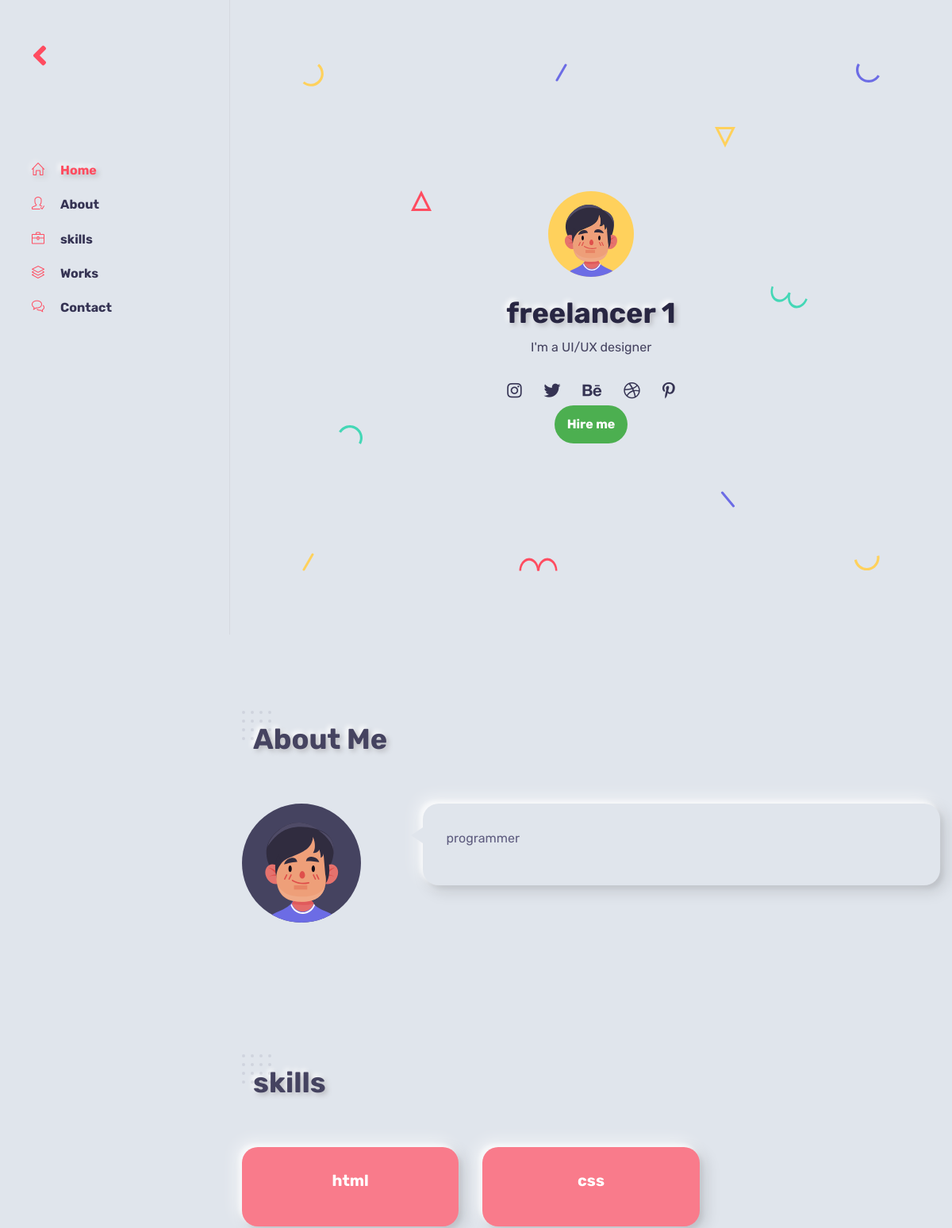
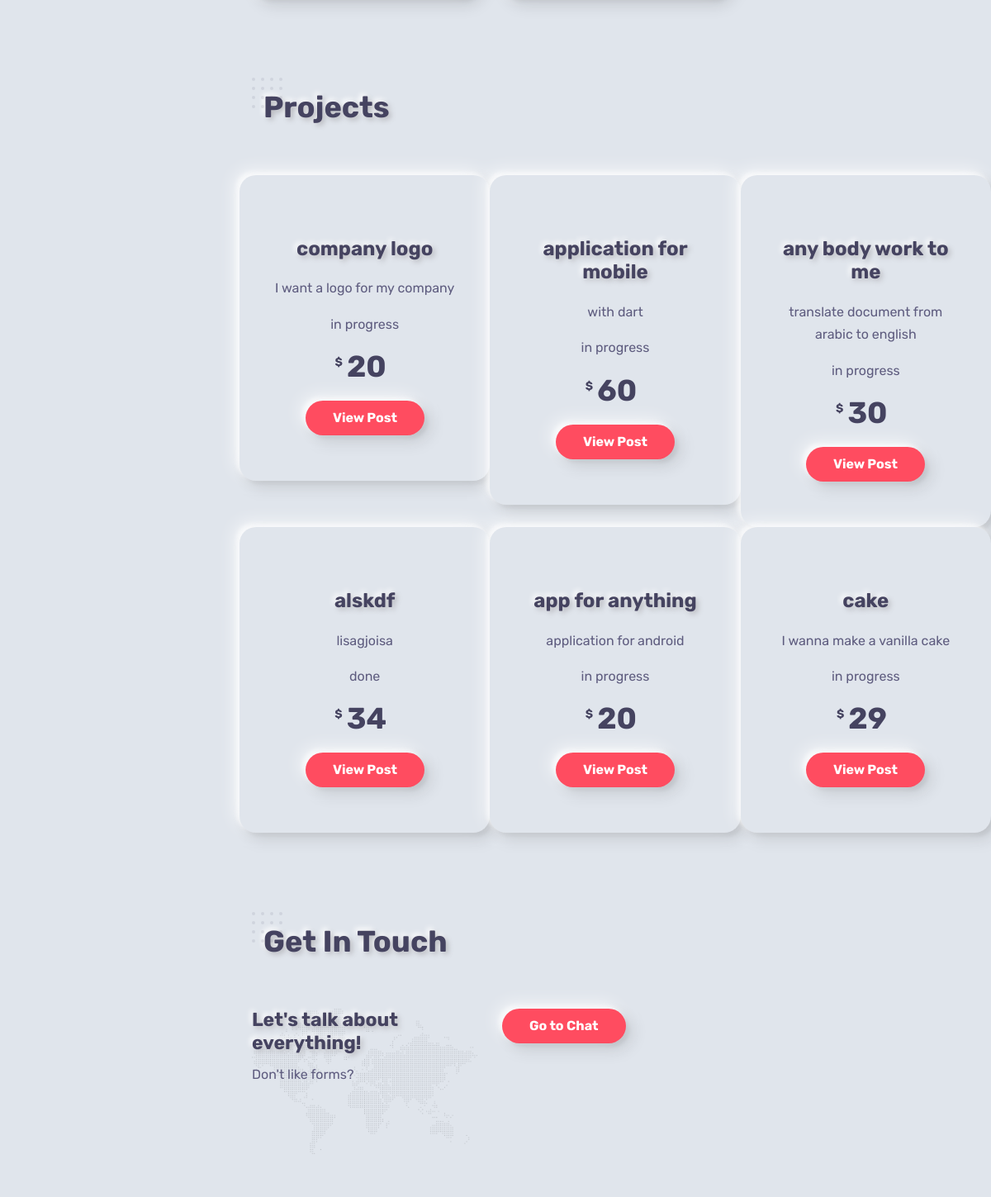
The page /profile.php?id=3 (signed in) on the database its author committed (2 pictures, top to bottom).
### tables this page shows
CREATE TABLE `user` (
  `id` int(11) NOT NULL,
  `first_name` varchar(255) NOT NULL,
  `last_name` varchar(255) DEFAULT NULL,
  `id_number` int(11) DEFAULT NULL,
  `email` varchar(255) NOT NULL,
  `username` varchar(255) NOT NULL,
  `password` varchar(255) NOT NULL,
  `phone_number` int(11) NOT NULL,
  `skills` varchar(255) DEFAULT NULL,
  `language` varchar(255) DEFAULT NULL,
  `bio` varchar(255) DEFAULT NULL,
  `hourly_rate` int(11) DEFAULT NULL,
  `wallet` int(11) DEFAULT NULL,
  `location` varchar(255) DEFAULT NULL,
  `category` varchar(255) DEFAULT NULL,
  `join_date` datetime NOT NULL,
  `group_id` int(11) NOT NULL
);

CREATE TABLE `post` (
  `id` int(11) NOT NULL,
  `client_id` int(11) NOT NULL,
  `freelancer_id` int(11) DEFAULT NULL,
  `company_id` int(11) DEFAULT NULL,
  `title` varchar(255) NOT NULL,
  `description` text NOT NULL,
  `cost` int(11) NOT NULL,
  `category` varchar(255) NOT NULL,
  `status` varchar(255) NOT NULL,
  `paid_status` tinyint(1) NOT NULL DEFAULT 0,
  `start_date` datetime NOT NULL,
  `skills` varchar(255) NOT NULL
);

### profile.php (the view, shortened to what this page needs)
<?php
require('connect.php');
$stmt = $pdo->prepare('SELECT * FROM user WHERE id = ?');
$stmt->execute([$_COOKIE['userProfile']]);
$user = $stmt->fetch();
if($user['group_id'] == 1)
{
    $client = false;
    $stmt = $pdo->prepare('SELECT id, title, description, status, cost FROM post WHERE freelancer_id = ?');
    $stmt->execute([$_COOKIE['userProfile']]);
    $projects = $stmt->fetchAll();
}
$skillsArr = explode(", ", $user['skills']);
?>
<!DOCTYPE html>
<html lang="en-US">
<head>
    <link rel="stylesheet" href="Portfolio/css/bootstrap.min.css" type="text/css" media="all">
    <link rel="stylesheet" href="Portfolio/css/all.min.css" type="text/css" media="all">
    <link rel="stylesheet" href="Portfolio/css/simple-line-icons.css" type="text/css" media="all">
    <link rel="stylesheet" href="Portfolio/css/slick.css" type="text/css" media="all">
    <link rel="stylesheet" href="Portfolio/css/animate.css" type="text/css" media="all">
    <link rel="stylesheet" href="Portfolio/css/magnific-popup.css" type="text/css" media="all">
    <link rel="stylesheet" href="Portfolio/css/style.css" type="text/css" media="all">
</head>
<body>
    <header class="desktop-header-1 light d-flex align-items-start flex-column">
    <a href="login.php"> <i class="fa fa-angle-left" style="font-size: 40px;"></i> </a>
        <nav>
            <ul class="vertical-menu scrollspy">
                <li class="active"><a href="#home"><i class="icon-home"></i>Home</a></li>
                <li><a href="#about"><i class="icon-user-following"></i>About</a></li>
                <?php if(!$client){ ?>    <li><a href="#services"><i class="icon-briefcase"></i>skills</a></li> <?php }?>
                <li><a href="#works"><i class="icon-layers"></i>Works</a></li>
                <?php if($_SESSION["id"] != $_GET["id"])
                { ?>
                <li><a href="#contact"><i class="icon-bubbles"></i>Contact</a></li>
                <?php } ?>
            </ul>
        </nav>
    </header>
    <main class="content">
        <section id="home" class="home d-flex light align-items-center">
            <div class="container">
                <div class="intro">
                    <img src="Portfolio/images/avatar-1.svg" alt="Bolby" class="mb-4" />
                    <h1 class="mb-2 mt-0"><?php echo $user['first_name'] . " " . $user['last_name'];?></h1>
                    <span>I'm a <span class="text-rotating">UI/UX designer, Front-End developer, Photography lover</span></span>
                    <ul class="social-icons light list-inline mb-0 mt-4">
                        <li class="list-inline-item"><a href="#"><i class="fab fa-instagram"></i></a></li>
                        <li class="list-inline-item"><a href="#"><i class="fab fa-twitter"></i></a></li>
                        <li class="list-inline-item"><a href="#"><i class="fab fa-behance"></i></a></li>
                        <li class="list-inline-item"><a href="#"><i class="fab fa-dribbble"></i></a></li>
                        <li class="list-inline-item"><a href="#"><i class="fab fa-pinterest-p"></i></a></li>
                    </ul>
                    <?php
                    if(!$client && $_SESSION['group_id'] == 2)
                    {
                        ?>
                        <div class="dropdown">
                            <button class="btn drop-btn">Hire me</button>
                        </div>
                    <?php } ?>
                </div>
                <div class="parallax" data-relative-input="true">
                    <svg width="26" height="26" data-depth="0.2" class="layer p2" xmlns="http://www.w3.org/2000/svg"><path d="M13 3.3541L2.42705 24.5h21.1459L13 3.3541z" stroke="#FF4C60" stroke-width="3" fill="none" fill-rule="evenodd"/></svg>
                    <svg width="15" height="23" data-depth="0.6" class="layer p4" xmlns="http://www.w3.org/2000/svg"><rect transform="rotate(30 9.86603 10.13397)" x="7" width="3" height="25" rx="1.5" fill="#FFD15C" fill-rule="evenodd"/></svg>
                    <svg width="15" height="23" data-depth="0.2" class="layer p5" xmlns="http://www.w3.org/2000/svg"><rect transform="rotate(30 9.86603 10.13397)" x="7" width="3" height="25" rx="1.5" fill="#6C6CE5" fill-rule="evenodd"/></svg>
                    <svg width="26" height="26" data-depth="0.4" class="layer p7" xmlns="http://www.w3.org/2000/svg"><path d="M13 22.6459L2.42705 1.5h21.1459L13 22.6459z" stroke="#FFD15C" stroke-width="3" fill="none" fill-rule="evenodd"/></svg>
                    <svg width="19" height="21" data-depth="0.3" class="layer p8" xmlns="http://www.w3.org/2000/svg"><rect transform="rotate(-40 6.25252 10.12626)" x="7" width="3" height="25" rx="1.5" fill="#6C6CE5" fill-rule="evenodd"/></svg>
                </div>
            </div>
        </section>
        <section id="about">
            <div class="container">
                <h2 class="section-title wow fadeInUp">About Me</h2>
                <div class="spacer" data-height="60"></div>
                <div class="row">
                    <div class="col-md-3">
                        <div class="text-center text-md-left">
                            <img src="Portfolio/images/avatar-2.svg" alt="Bolby" />
                        </div>
                    </div>
                    <div class="col-md-9 triangle-left-md triangle-top-sm">
                        <div class="rounded bg-white shadow-dark padding-30">
                            <div class="row">
                                <div class="col-md-6">
                                    <p><?php echo $user['bio']; ?></p>
                                </div>
                            </div>
                        </div>
                    </div>
                </div>
                <div class="spacer" data-height="70"></div>
            </div>
        </section>
        <?php
        if(!$client)
        {
            ?>
        <section id="services">
            <div class="container">
                <h2 class="section-title wow fadeInUp">skills</h2>
                <div class="spacer" data-height="60"></div>
                <div class="row">
                    <?php
                    foreach($skillsArr as $skill)
                    {
                    ?>
                    <div class="col-md-4">
                        <div class="service-box rounded data-background padding-30 text-center text-light shadow-pink" data-color="#F97B8B">
                            <h3 class="mb-3 mt-0"><?php echo $skill; ?></h3>
                        </div>
                    </div>
                    <?php } ?>
                </div>
            </div>
        </section>
        <?php } ?>
        <section id="works">
            <div class="container">
                <h2 class="section-title wow fadeIn">Projects</h2>
                <div class="spacer" data-height="60"></div>
                <div class="row">
                    <?php
                    foreach($projects as $row)
                    {
                        ?>
                    <div class="col-md-4 px-md-0 my-4 my-md-0">
                        <div class="price-item bg-white rounded shadow-dark text-center best">
                            <h2 class="plan"><?php echo $row['title']; ?></h2>
                            <p><?php echo $row['description']; ?></p>
                            <p><?php echo $row['status']; ?> </p>
                            <h3 class="price"><em>$</em><?php echo $row['cost']; ?><span></span></h3>
                            <a href="postandproposals.php?id=<?php echo $row['id']; ?>" class="btn btn-default">View Post</a>
                        </div>
                    </div>
                    <?php } ?>
                </div>
            </div>
        </section>
        <?php if($_SESSION["id"] != $_GET["id"])
        { ?>
        <section id="contact">
            <div class="container">
                <h2 class="section-title wow fadeInUp">Get In Touch</h2>
                <div class="spacer" data-height="60"></div>
                <div class="row">
                    <div class="col-md-4">
                        <div class="contact-info">
                            <h3 class="wow fadeInUp">Let's talk about everything!</h3>
                            <p class="wow fadeInUp">Don't like forms? </p>
                        </div>
                    </div>
                    <?php if($_SESSION["id"] != $_GET["id"]){
                    ?>
                    <div class="col-md-8">
                        <a href="chat.php?id=<?php echo $_COOKIE["userProfile"]; ?>" class="btn btn-default"> Go to Chat</a>
                    </div>
                    <?php } ?>
                </div>
            </div>
        </section>
        <?php } ?>
        <div class="spacer" data-height="96"></div>
    </main>
</body>
</html>

### profile.php (style rules this page uses)
.drop-btn { background-color: #4CAF50; color: white; padding: 16px; font-size: 16px; border: none; cursor: pointer; }
.dropdown { position: relative; display: inline-block; }

### rows shown on the page
user: first_name "freelancer", last_name "1", bio "programmer", skills "html", skills "css"
post: title "company logo", description "I want a logo for my company", status "in progress", cost "20"
post: title "application for mobile", description "with dart", status "in progress", cost "60"
post: title "any body work to me", description "translate document from arabic to english", status "in progress", cost "30"
post: title "alskdf", description "lisagjoisa", status "done", cost "34"
post: title "app for anything", description "application for android", status "in progress", cost "20"
post: title "cake", description "I wanna make a vanilla cake", status "in progress", cost "29"
